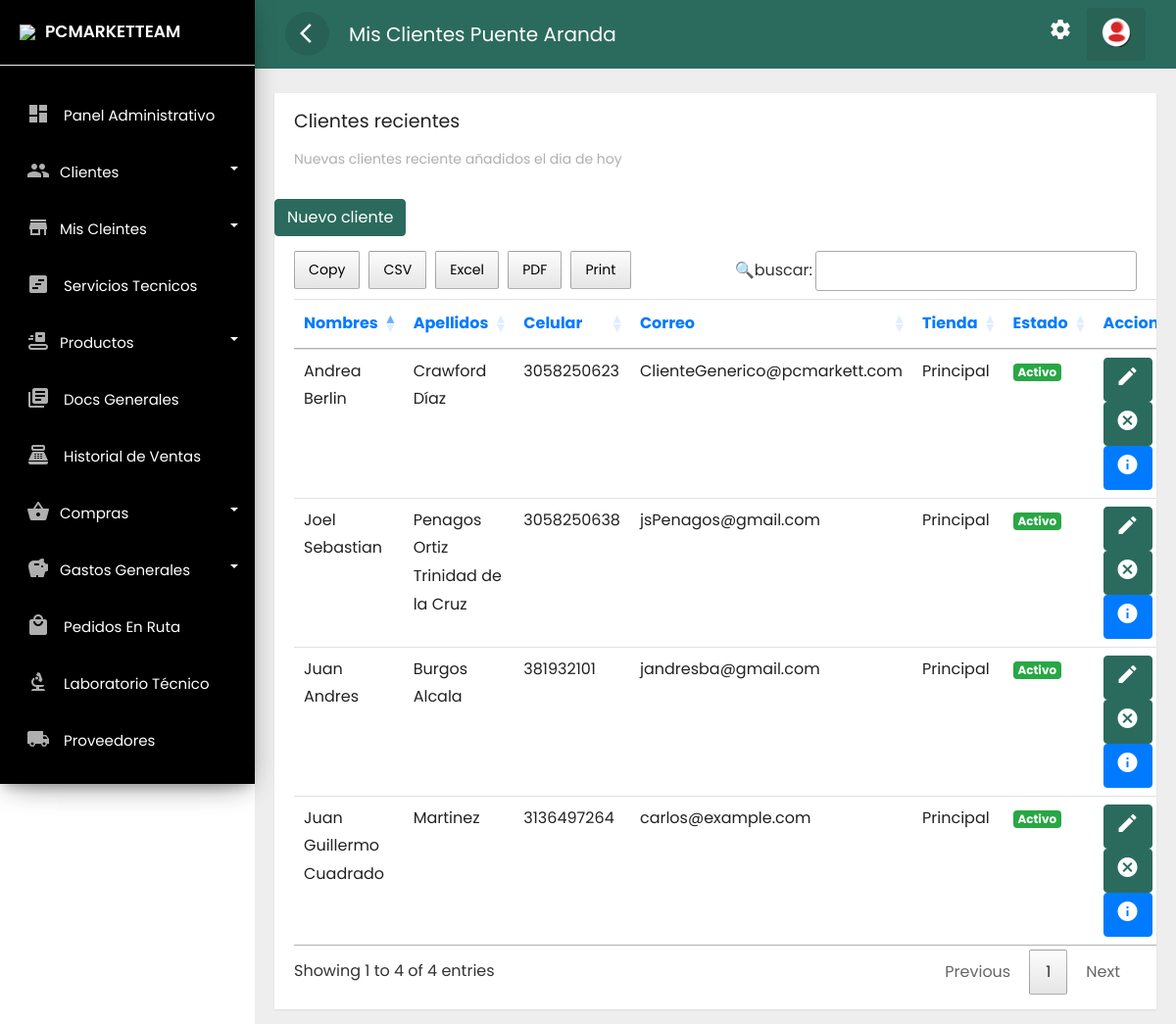
The page /frontend/clientes/bodega.php (signed in) on the database as committed earlier.
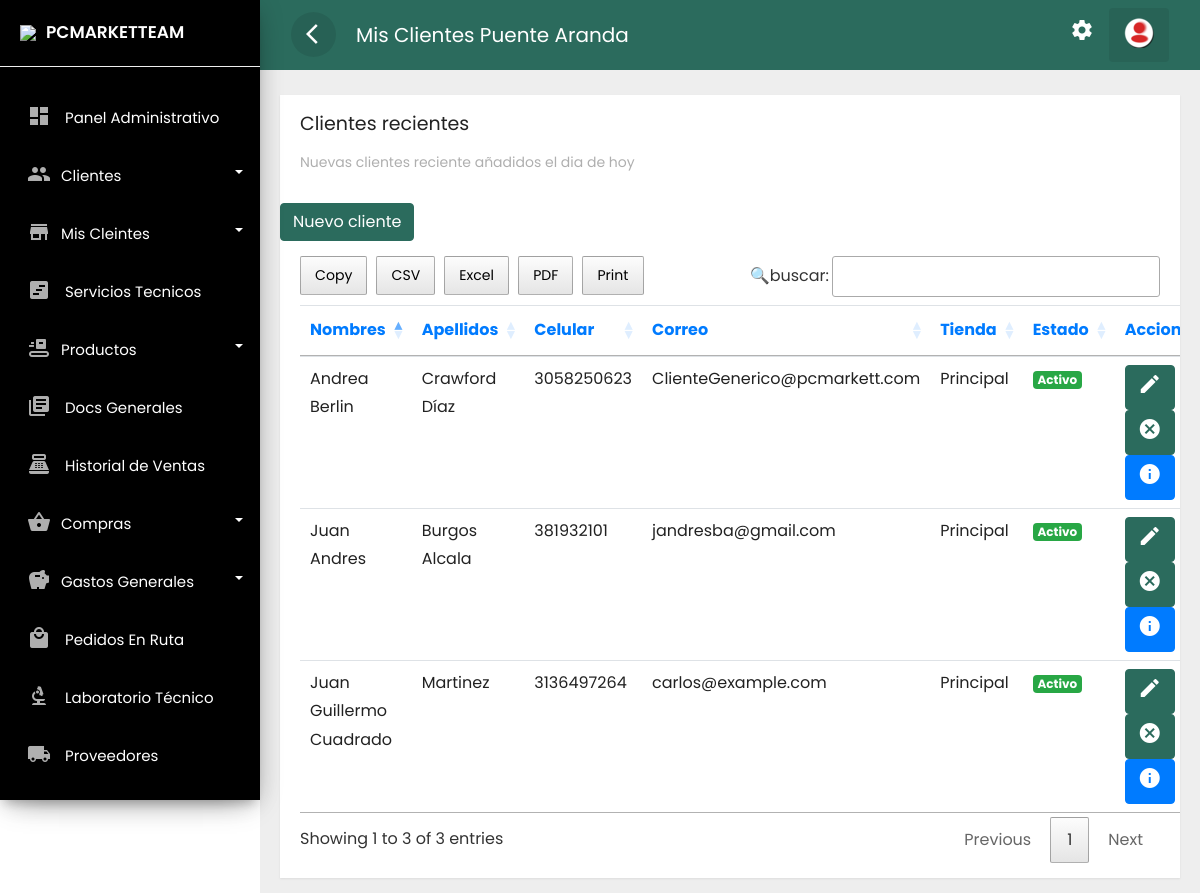
The same page on the database as committed later.
### tables this page shows
CREATE TABLE `clientes` (
  `idclie` int(11) NOT NULL,
  `numid` char(8) NOT NULL,
  `nomcli` text NOT NULL,
  `apecli` text NOT NULL,
  `naci` date NOT NULL,
  `correo` text NOT NULL,
  `celu` char(10) NOT NULL,
  `estad` varchar(15) NOT NULL,
  `fere` timestamp NOT NULL DEFAULT current_timestamp(),
  `dircli` text DEFAULT NULL,
  `ciucli` text DEFAULT NULL,
  `idsede` text DEFAULT NULL
);

### frontend/clientes/bodega.php (the view, shortened to what the changed rows need)
<?php if(isset($_SESSION['id'])) { ?>
<!doctype html>
<html lang="es">
<head>
    <link rel="stylesheet" href="../../backend/css/bootstrap.min.css">
    <link rel="stylesheet" href="../../backend/css/custom.css">
    <link rel="stylesheet" href="../../backend/css/loader.css">
    <link rel="stylesheet" type="text/css" href="../../backend/css/datatable.css">
    <link rel="stylesheet" type="text/css" href="../../backend/css/buttonsdataTables.css">
    <link rel="stylesheet" type="text/css" href="../../backend/css/font.css">
</head>
<body>
    <div class="wrapper">
        <?php    include_once '../layouts/nav.php';  include_once '../layouts/menu_data.php';    ?>
        <nav id="sidebar">
            <div class="sidebar-header">
                <h3><img src="../../backend/img/favicon.png" class="img-fluid"><span>PCMARKETTEAM</span></h3>
            </div>
            <?php renderMenu($menu); ?>
        </nav>
        <div id="content">
            <div class="top-navbar">
                <nav class="navbar navbar-expand-lg">
                    <div class="container-fluid">
                        <button type="button" id="sidebarCollapse" class="d-xl-block d-lg-block d-md-mone d-none">
                            <span class="material-icons">arrow_back_ios</span>
                        </button>
                        <a class="navbar-brand" href="#"> Mis Clientes Puente Aranda</a>
                        <div class="collapse navbar-collapse d-lg-block d-xl-block d-sm-none d-md-none d-none"
                            id="navbarSupportedContent">
                            <ul class="nav navbar-nav ml-auto">
                                <li class="nav-item">
                                    <a class="nav-link" href="../cuenta/configuracion.php">
                                        <span class="material-icons">settings</span>
                                    </a>
                                </li>
                                <li class="dropdown nav-item active">
                                    <a href="#" class="nav-link" data-toggle="dropdown">
                                        <img src="../../backend/img/reere.png">
                                    </a>
                                </li>
                            </ul>
                        </div>
                    </div>
                </nav>
            </div>
            <div class="main-content">
                <div class="row ">
                    <div class="col-lg-12 col-md-12">
                        <div class="card" style="min-height: 485px">
                            <div class="card-header card-header-text">
                                <h4 class="card-title">Clientes recientes</h4>
                                <p class="category">Nuevas clientes reciente añadidos el dia de hoy</p>
                            </div>
                            <br>
                            <a href="../clientes/nuevo.php" class="btn btn-danger text-white">Nuevo cliente</a>
                            <br>
                            <div class="card-content table-responsive">
                                <?php
                                require '../../backend/bd/ctconex.php';
                                $sentencia = $connect->prepare("SELECT * FROM clientes WHERE idsede = 'Principal' OR idsede = '1' OR 'Bodega1' ORDER BY nomcli DESC;");
                                $sentencia->execute();
                                $data =  array();
                                if($sentencia){
                                    while($r = $sentencia->fetchObject()){
                                        $data[] = $r;
                                    }
                                }
                                ?>
                                <?php if(count($data)>0):?>
                                <table class="table table-hover" id="example">
                                    <thead class="text-primary">
                                        <tr>
                                            <th>Nombres</th>
                                            <th>Apellidos</th>
                                            <th>Celular</th>
                                            <th>Correo</th>
                                            <th>Tienda</th>
                                            <th>Estado</th>
                                            <th>Acciones</th>
                                        </tr>
                                    </thead>
                                    <tbody>
                                        <?php foreach($data as $g):?>
                                        <tr>
                                            <td><?php echo  $g->nomcli; ?></td>
                                            <td><?php echo  $g->apecli; ?></td>
                                            <td><?php echo  $g->celu; ?></td>
                                            <td><?php echo  $g->correo; ?></td>
                                            <td><?php echo  $g->idsede; ?></td>
                                            <td><?php    if($g->estad =='Activo')  { ?>
                                                <span class="badge badge-success">Activo</span>
                                                <?php  }   else {?>
                                                <span class="badge badge-danger">Inactivo</span>
                                                <?php  } ?>
                                            </td>
                                            <td>
                                                <?php    if($g->estad =='Activo')  { ?>
                                                <a class="btn btn-warning text-white"
                                                    href="../clientes/actualizar.php?id=<?php echo  $g->idclie; ?>"><i
                                                        class='material-icons' data-toggle='tooltip'
                                                        title='editar'>edit</i></a>
                                                <a class="btn btn-danger text-white"
                                                    href="../clientes/eliminar.php?id=<?php echo  $g->idclie; ?>"><i
                                                        class='material-icons' data-toggle='tooltip'
                                                        title='cancelar'>cancel</i></a>
                                                <a class="btn btn-primary text-white"
                                                    href="../clientes/informacion.php?id=<?php echo  $g->idclie; ?>"><i
                                                        class='material-icons' data-toggle='tooltip'
                                                        title='crear'>info</i></a>
                                                <?php  } ?>
                                            </td>
                                        </tr>
                                        <?php endforeach; ?>
                                    </tbody>
                                </table>
                                <?php endif; ?>
                            </div>
                        </div>
                    </div>
                </div>
            </div>
        </div>
    </div>
</body>
</html>
<?php }else{
    header('Location: ../error404.php');
 } ?>

### frontend/layouts/nav.php
<?php
function renderMenu($items)
{
    echo '<ul class="list-unstyled components">';
    foreach ($items as $item) {
        if (isset($item['children'])) {
            echo '<li class="dropdown">
                    <a href="#' . $item['id'] . '" data-toggle="collapse" aria-expanded="false" class="dropdown-toggle">
                        <i class="material-icons">' . $item['icon'] . '</i><span>' . $item['label'] . '</span>
                    </a>
                    <ul class="collapse list-unstyled menu" id="' . $item['id'] . '">';
            renderMenu($item['children']);
            echo '</ul></li>';
        } else {
            echo '<li>
                    <a href="' . $item['url'] . '">
                        ' . (isset($item['icon']) ? '<i class="material-icons">' . $item['icon'] . '</i>' : '') . '
                        <span>' . $item['label'] . '</span>
                    </a>
                  </li>';
        }
    }
    echo '</ul>';
}
?>

Rows that differ between the two databases and show on the page:
no longer on this page (row edited): clientes: nomcli "Joel Sebastian", apecli "Penagos Ortiz Trinidad de la Cruz", celu "3058250638", correo "jsPenagos@gmail.com", idsede "Principal", estad "Activo"
Other text that changed with them:
text written by a page script: "Copy CSV Excel PDF Print 🔍buscar: Showing 1 to 4 of 4 entries Previous 1 Next" → "Copy CSV Excel PDF Print 🔍buscar: Showing 1 to 3 of 3 entries Previous 1 Next"
